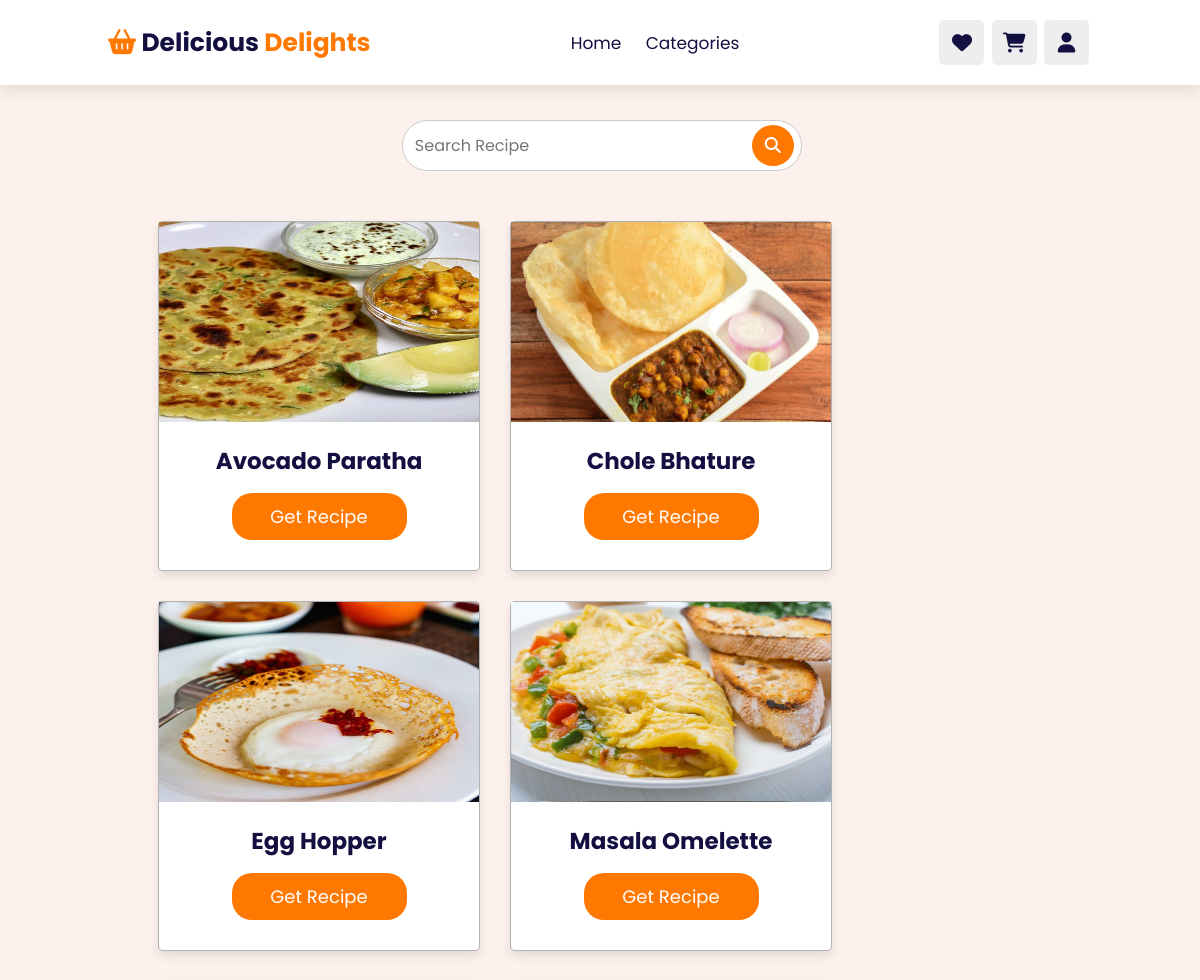
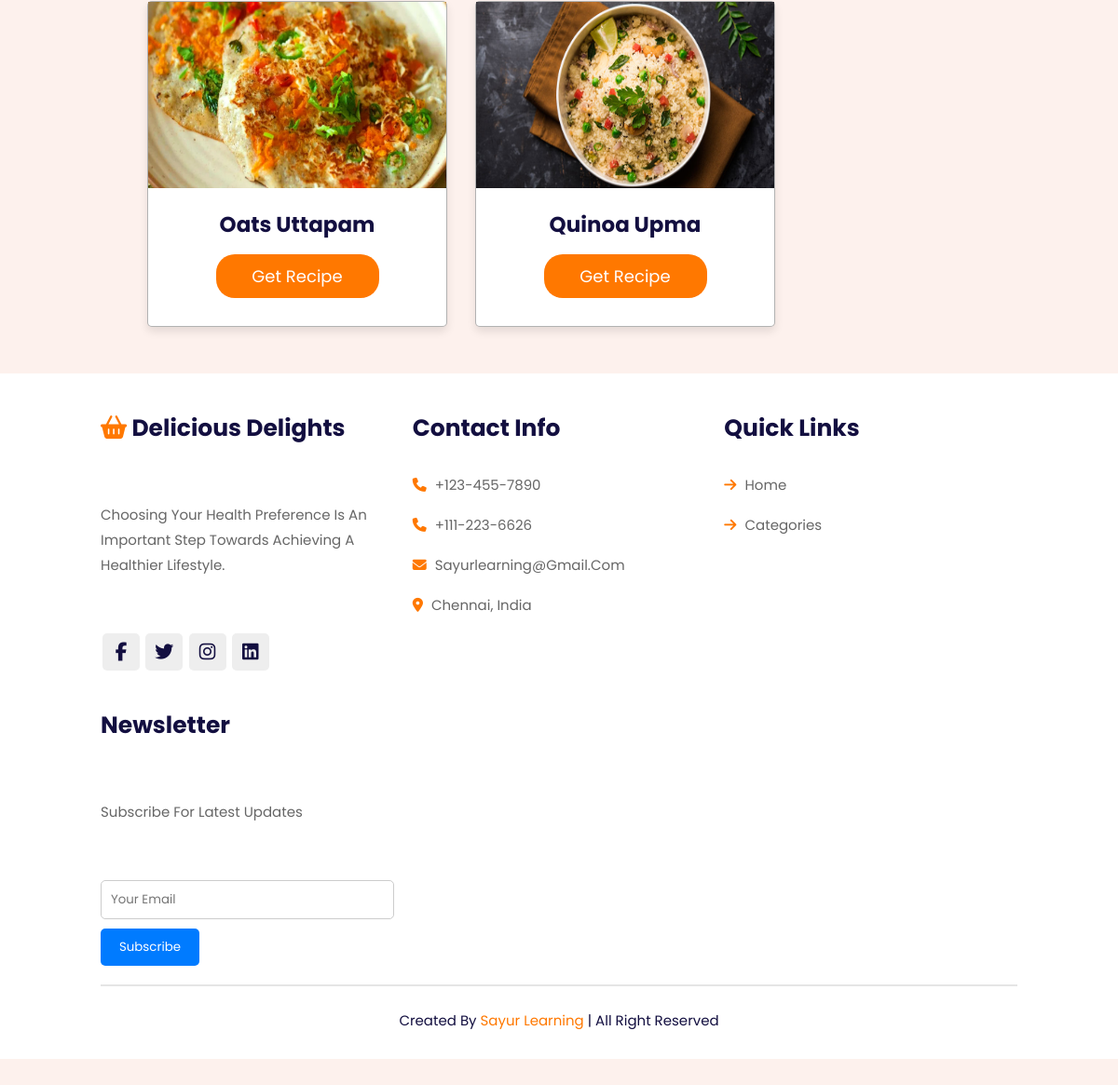
The app's page /breakfast_recipe/ with its own data (2 pictures, top to bottom).
### Recipe/models.py (models this page shows, shortened)
class Recipe(models.Model):
    title = models.CharField(max_length=150)
    image = models.ImageField()
    ingredients = models.TextField()
    instructions = models.TextField()
    video = EmbedVideoField(default='')
    class Meta:
        abstract = True  # Making this an abstract base class

class breakfast_details(Recipe):
    pass

### Recipe/views.py (the view)
# urls.py: path('breakfast_recipe/',views.breakfast_recipe, name="breakfast_recipe"),
def breakfast_recipe(request):
    query = request.GET.get('search')
    obj = breakfast_details.objects.all()
    if query:
        obj = obj.filter(Q(title__icontains=query))
    return render(request, "breakfast.html", {'image': obj})

### templates/breakfast.html (shortened to what this page needs)
{% extends 'base_template.html' %}
{% block body_data %}
{% load static %}
<link rel="stylesheet" href="{% static 'css/breakfast.css' %}">
<section class="breakfast">
    <div class="search">
        <form method="get" action="{% url 'breakfast_recipe' %}">
            <input type="text" name="search" placeholder="search recipe">
            <button type="submit"><i class="fa fa-search"></i></button>
        </form>
    </div>
    <div class="meal-result">
        {% if image %}
            {% for images in image %}
                <div class="meal-item">
                    <img src="{{ images.image.url }}" >
                    <div class="meal-name">
                        <h3>{{ images.title }}</h3>
                        <a href="{% url 'breakfast_detail' images.id %}" class="recipe-btn">Get recipe</a>
                    </div>
                </div>
            {% endfor %}
        {% else %}
            <p>No recipes found.</p>
        {% endif %}
    </div>
</section>
{% endblock body_data %}

### templates/base_template.html (shortened to what this page needs)
<!DOCTYPE html>
<html lang="en">
<head>
</head>
<body>
{% include 'header.html' %}
{% block body_data %}{% endblock body_data %}
{% include 'footer.html' %}
</body>
</html>

### templates/header.html (shortened to what this page needs)
<!DOCTYPE html>
<html lang="en">
<head>
    <link rel="stylesheet" href="https://cdn.jsdelivr.net/npm/swiper@11/swiper-bundle.min.css"/>
    <link rel="stylesheet" href="https://cdnjs.cloudflare.com/ajax/libs/font-awesome/6.5.1/css/all.min.css">
    {% load static %}
    <link rel="stylesheet" href="{% static 'css/homepage.css' %}">
</head>
<body>
     <header class="header">
        <a href="#" class="logo"><i class="fas fa-shopping-basket"></i> Delicious<span> Delights</span></a>
        <nav class="navbar">
            <a href="#home" onclick="window.location.href='/'">Home</a>
            <a href="#recipe">categories</a>
        </nav>
        <div class="icons">
            <div class="fas fa-heart" id="heart-btn"></div>
            <div class="fas fa-shopping-cart" id="cart-btn"></div>
            <div class="fas fa-user" id="login-btn"></div>
        </div>
    </header>

### templates/footer.html
<section class="footer">
    <div class="box-container">
        <div class="box">
            <h3><i class="fas fa-shopping-basket food-icon"></i> Delicious Delights </h3>
            <p>Choosing your health preference is an important step towards achieving a
                healthier lifestyle.</p>
            <div class="share">
                <a href="#" class="fab fa-facebook-f"></a>
                <a href="#" class="fab fa-twitter"></a>
                <a href="#" class="fab fa-instagram"></a>
                <a href="#" class="fab fa-linkedin"></a>
            </div>
        </div>
        <div class="box">
            <h3>contact info</h3>
            <a href="#" class="links"><i class="fas fa-phone"></i> +123-455-7890</a>
            <a href="#" class="links"><i class="fas fa-phone"></i> +111-223-6626</a>
            <a href="#" class="links"><i class="fas fa-envelope"></i> sayurlearning@gmail.com</a>
            <a href="#" class="links"><i class="fas fa-map-marker-alt"></i> chennai, india</a>
        </div>
        <div class="box">
            <h3>quick links</h3>
            <a href="#" class="links"><i class="fas fa-arrow-right"></i> home</a>
            <a href="#" class="links"><i class="fas fa-arrow-right"></i> categories</a>
        </div>
        <div class="box">
            <h3>newsletter</h3>
            <p>subscribe for latest updates</p>
            <input type="email" placeholder="your email" class="email">
            <input type="submit" value="subscribe" class="btn">
        </div>
    </div>
    <div class="credit">created by <span> sayur learning</span> | all right reserved</div>
</section>

### static/css/homepage.css (style rules this page uses)
:root { --orange: #ff7800; --black: #130f40; --light-color: #666; --box-shadow:0 .5rem 1.5rem rgba(0,0,0,.1); --border:.2rem solid rgba(0,0,0,.1); --outline:.1rem solid rgba(0,0,0,.1); --outline-hover:.2rem solid var(--black); }
* { font-family: 'Poppins', sans-serif; margin:0; padding:0; box-sizing: border-box; outline: none; border: none; text-decoration: none; text-transform: capitalize; transition: all .2s linear; }
html { font-size: 62.5%; overflow-x: hidden; scroll-behavior: smooth; scroll-padding-top: 7rem; }
body { background: #eee; }
section { padding: 2rem 9%; }
.header { position: fixed; top: 0; left: 0; right: 0; z-index: 1000; display: flex; align-items: center; justify-content: space-between; padding: 2rem 9%; background: #fff; box-shadow: var(--box-shadow); }
.header .logo { font-size: 2.5rem; font-weight: bolder; color: var(--black); }
.header .logo i { color: var(--orange); }
.logo span { color: var(--orange); }
.header .navbar a { font-size: 1.7rem; margin: 0 1rem; color: var(--black); }
.header .icons div { height: 4.5rem; width: 4.5rem; line-height: 4.5rem; border-radius: .5rem; background: #eee; color: var(--black); font-size: 2rem; margin-right: .3rem; cursor: pointer; text-align: center; }
.footer { background: #fff; }
.footer .box-container { display: grid; grid-template-columns: repeat(auto-fit, minmax(25rem, 1fr)); gap: 2rem; }
.footer .box-container .box h3 { font-size: 2.5rem; color: var(--black); padding: 2rem 0; }
.footer .box-container .box h3 i { color: var(--orange); }
.footer .box-container .box .links { display: block; font-size: 1.5rem; color: var(--light-color); padding: 1rem 0; }
.footer .box-container .box .links i { color: var(--orange); padding-right: .5rem; }
.footer .box-container .box p { line-height: 1.8; font-size: 1.5rem; color: var(--light-color); padding: 1rem 0; }
.footer .box-container .box .share a { height: 4rem; width: 4rem; line-height: 4rem; border-radius: .5rem; font-size: 2rem; color: var(--black); margin-left: .2rem; background: #eee; text-align: center; }
.footer .box-container .box .email { width: 100%; margin-bottom: 10px; padding: 10px; border: 1px solid #ccc; border-radius: 5px; }
.btn { background-color: #007bff; color: #fff; border: none; padding: 10px 20px; border-radius: 5px; cursor: pointer; }
.footer .credit { text-align: center; margin-top: 2rem; padding: 1rem; padding-top: 2.5rem; font-size: 1.5rem; color: var(--black); border-top: var(--border); }
.footer .credit span { color: var(--orange); }

### static/css/breakfast.css (style rules this page uses)
:root { --orange: #ff7800; --black: #130f40; --light-color: #666; --box-shadow:0 .5rem 1.5rem rgba(0,0,0,.1); --border:.2rem solid rgba(0,0,0,.1); --outline:.1rem solid rgba(0,0,0,.1); --outline-hover:.2rem solid var(--black); }
html { font-size: 62.5%; overflow-x: hidden; scroll-behavior: smooth; }
body { background: hsl(15, 80%, 96%); }
.breakfast .search { margin-top: 100px; display: flex; align-items: center; justify-content: center; }
.search input[type="text"] { padding: 12px; border: 1px solid #ccc; border-radius: 30px; font-size: 16px; width: 400px; }
.search button { padding: 8px 13px; background-color: var(--orange); color: white; border: none; border-radius: 80%; cursor: pointer; font-size: 16px; margin-left: -50px; }
.meal-result { display: flex; flex-wrap: wrap; gap: 3rem; margin-top: 50px; margin-bottom: 30px; margin-left: 50px; }
.meal-item { box-shadow: 0 .5rem 1rem rgba(0,0,0,.1); border: .1rem solid rgba(0,0,0,.3); border-radius: .5rem; align-items: center; justify-content: center; text-align: center; background-color: #fff; }
.meal-item img { width: 320px; height: 200px; }
.meal-name { padding: 1.5rem; text-align: center; }
.meal-name h3 { font-size: 2.3rem; color: var(--black); }
.recipe-btn { text-decoration: none; color: #fff; background-color: var(--orange); font-size: 1.8rem; padding: 1rem 0; display: block; width: 175px; margin: 1.5rem auto; border-radius: 2rem; }
p { font-size: 2rem; color: var(--black); margin-top: 30px; margin-bottom: 50px; }

### records on screen
breakfast_details: image (picture), title "Avocado Paratha"
breakfast_details: image (picture), title "Chole Bhature"
breakfast_details: image (picture), title "Egg Hopper"
breakfast_details: image (picture), title "Masala Omelette"
breakfast_details: image (picture), title "Oats Uttapam"
breakfast_details: image (picture), title "Quinoa Upma"
